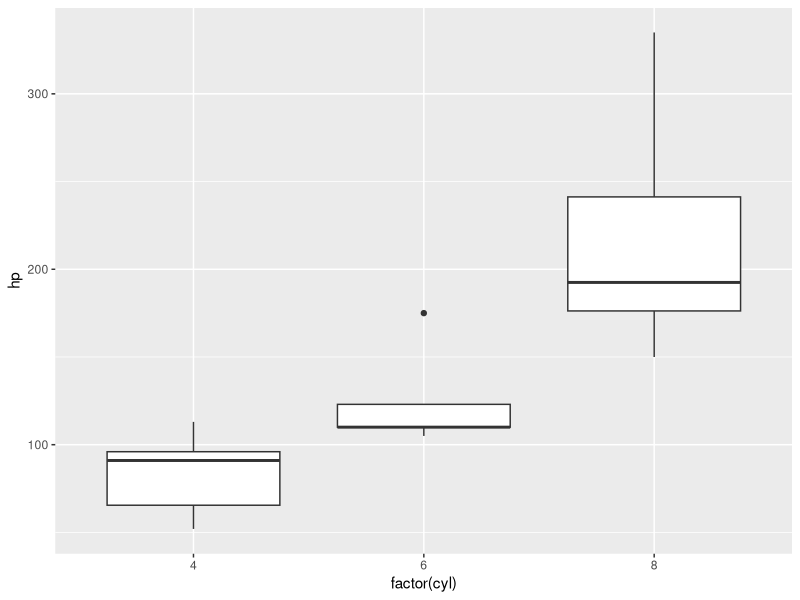
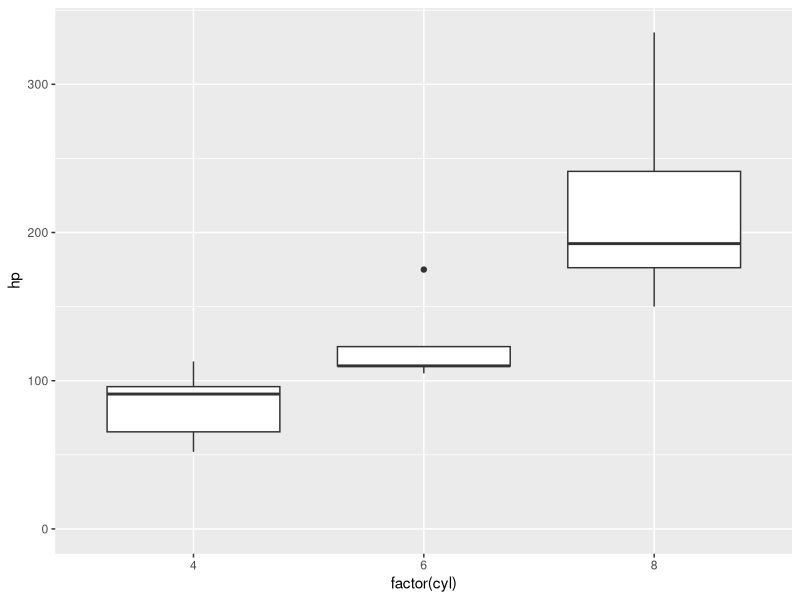

Write the R code that produced these figures, in order.
## ---- chunk 1
library(ggplot2)
data(mtcars)

ggplot(mtcars, aes(factor(cyl), hp)) + 
  geom_boxplot()
## ---- chunk 2
ggplot(mtcars, aes(factor(cyl), hp)) + 
  geom_boxplot() +
  ylim(0, NA)
